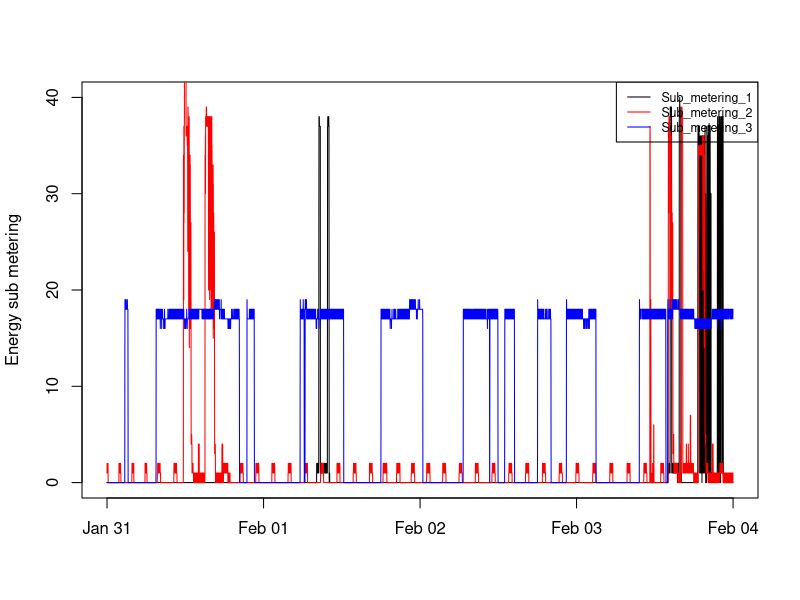

Write the R code that produced this figure.
colClasses <- c("character", "character", "numeric", "numeric", "numeric", "numeric", "numeric", "numeric", "numeric")
data <- read.csv("./household_power_consumption.txt", header=TRUE, sep=";", colClasses=colClasses)
dates <- paste(data$Date, data$Time)
data$DateTime <- strptime(dates, "%d/%m/%Y %H:%M:%S")
data[c("Date", "Time")] <- list(NULL)

png("plot3.png", width = 480, height = 480, units = "px")
par(bg = "transparent")
plot(data$DateTime, data$Sub_metering_1, type="n", ylab="Energy sub metering", xlab="")
lines(data$DateTime, data$Sub_metering_1, type="l", col="black")
lines(data$DateTime, data$Sub_metering_2, type="l", col="red")
lines(data$DateTime, data$Sub_metering_3, type="l", col="blue")
legend("topright", c("Sub_metering_1", "Sub_metering_2", "Sub_metering_3"), lty=1, col=c("black", "red", "blue"), cex=.75)
dev.off()
